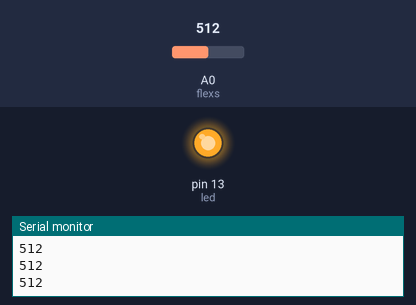
A sketch run on a simulated Arduino Uno, built with avr-gcc and run on an emulated ATmega328P. On the bench: output pins drawn as LEDs (lit = HIGH), the last lines printed to the serial monitor. Inputs (shaded band) come from the test bench; at power-on: A0 (flexs) = 512.

Above: at 1.2 s.
1.3 s: A0 (flexs) set to 101
2.8 s: A0 (flexs) set to 85
At 3.3 s:
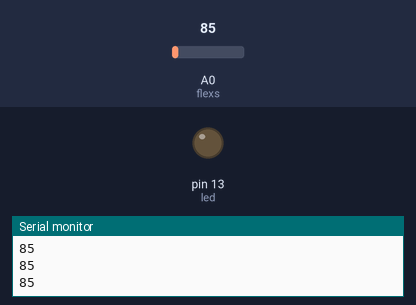
4.3 s: A0 (flexs) set to 65
At 4.6 s:
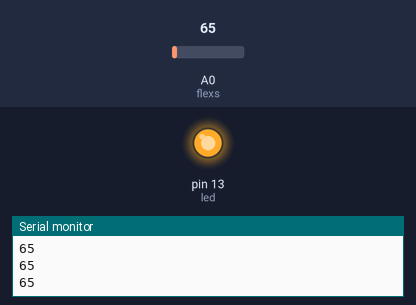
Timing chart, 0 to 7.3 s (numbered marks = the images above; inputs shaded):
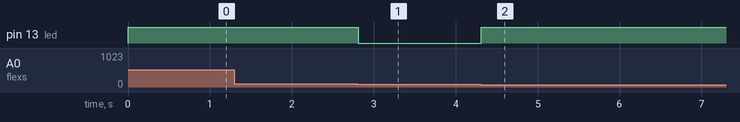

The sketch:

code.ino
```cpp
int flexs = A0; // flex sensor is connected with analog pin A0
int data;
int led = 13;

void setup()
{
  Serial.begin(9600);
  pinMode(flexs, INPUT);
  pinMode(led, OUTPUT);
}

void loop()
{
  data = analogRead(flexs);
  //Serial.println(data);
  //data=map(data,700,900,0,255);
  Serial.println(data);
  //digitalWrite(led,data);
  if( data>=95 || data<75             )
  {
    digitalWrite(led, HIGH);
  }
  else
  {
    digitalWrite(led, LOW);
  }
  delay(100);
}
```

Measured:
- the behaviour switches between 95 and 94 on A0 (flexs) (found by bisection; images 0 and 1)
- after the input at 2.8 s, pin 13 (led): HIGH → LOW at once
- after the input at 4.3 s, pin 13 (led): LOW → HIGH at once
